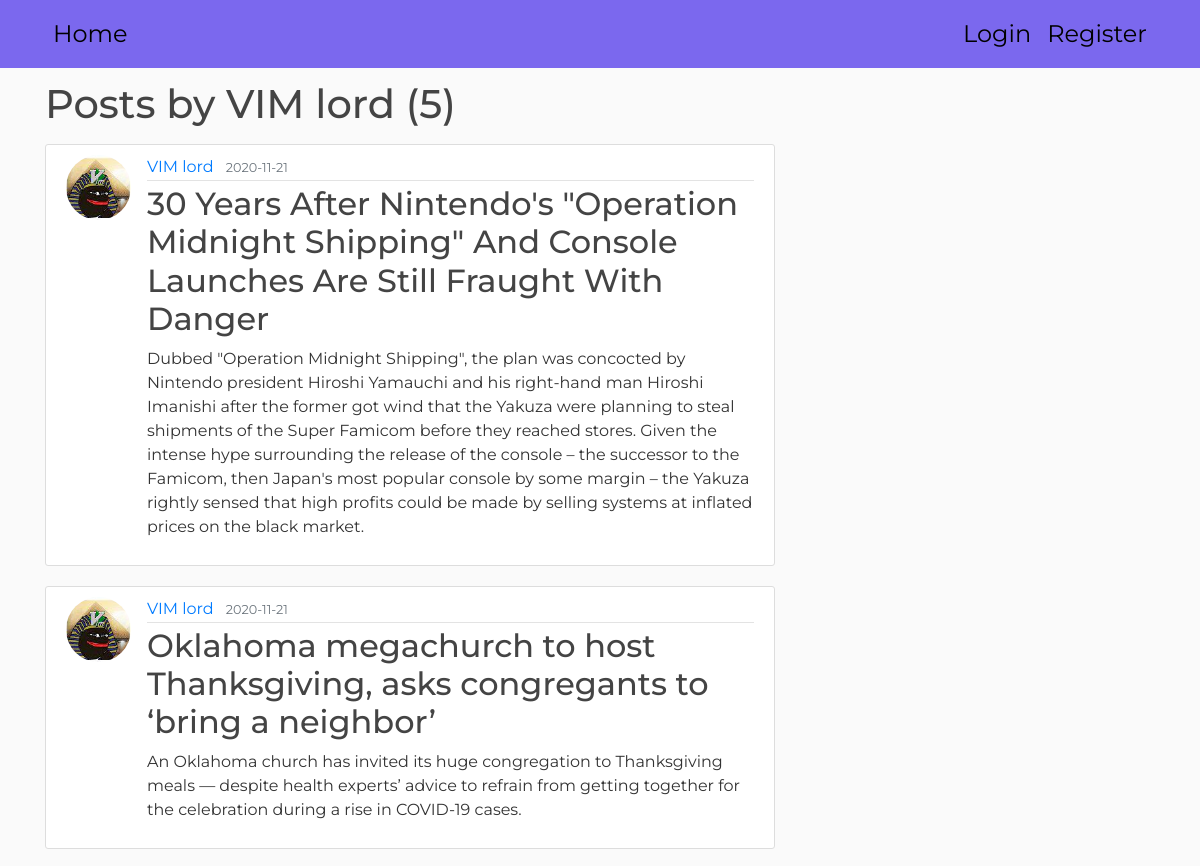
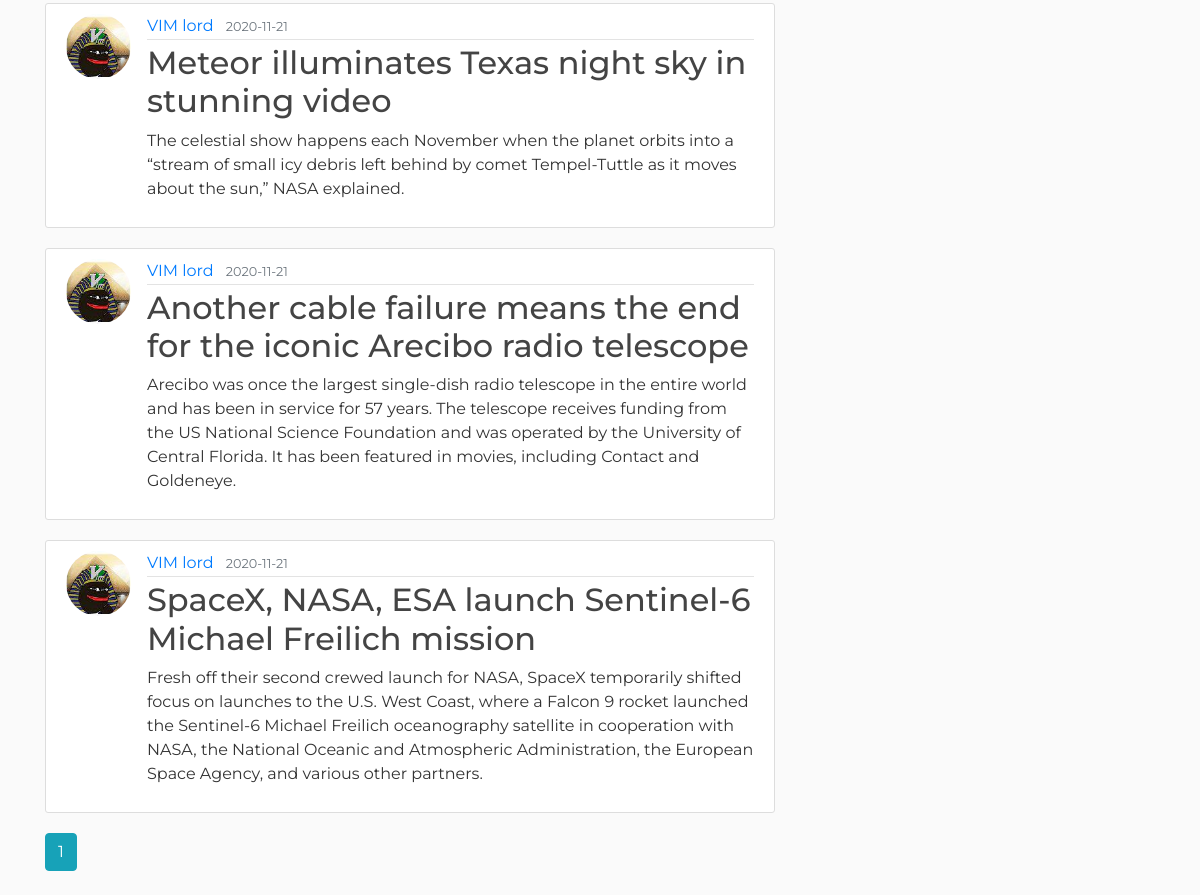
Page /user/VIM lord on the committed database (2 pictures, top to bottom).
### blog/models.py (models this page shows, shortened)
class User(db.Model, UserMixin):
  id = db.Column(db.Integer, primary_key=True ) #primary_key=True unique to each user
  username = db.Column(db.String(20), unique=True, nullable=False)
  email = db.Column(db.String(120), unique=True, nullable=False)
  image_file = db.Column(db.String(20), nullable=False, default='default.jpg')
  password = db.Column(db.String(60), nullable=False) #hashing string will be 60 symb
  posts = db.relationship('Post', backref='author', lazy=True)

class Post(db.Model):
  id = db.Column(db.Integer, primary_key=True )
  title = db.Column(db.String(100), nullable=False)
  date_posted = db.Column(db.DateTime, nullable=False, default=datetime.utcnow)
  content = db.Column(db.Text, nullable=False)
  user_id = db.Column(db.Integer, db.ForeignKey('user.id'), nullable=False)

### blog/routes.py (the view)
@app.route("/user/<string:username>")
def user_posts(username):
    page = request.args.get('page', 1, type=int)
    user = User.query.filter_by(username=username).first_or_404()
    posts = Post.query.filter_by(author=user)\
        .order_by(Post.date_posted.desc())\
        .paginate(page=page, per_page=5)
    return render_template('user_posts.html', posts=posts, user=user)

### blog/templates/user_posts.html
{% extends "layout.html" %} {% block content %}
<h1 class="mb-3">Posts by {{ user.username }} ({{ posts.total }})</h1>
{% for post in posts.items %}
<article class="media content-section">
  <img
    class="rounded-circle article-img"
    src="{{ url_for('static', filename='profile_pics/' + post.author.image_file) }}"
  />
  <div class="media-body">
    <div class="article-metadata">
      <a
        class="mr-2"
        href="{{ url_for('user_posts', username=post.author.username) }}"
        >{{ post.author.username }}</a
      >
      <small class="text-muted"
        >{{ post.date_posted.strftime('%Y-%m-%d') }}</small
      >
    </div>
    <h2>
      <a class="article-title" href="{{ url_for('post', post_id=post.id) }}"
        >{{ post.title }}</a
      >
    </h2>
    <p class="article-content">{{ post.content }}</p>
  </div>
</article>
{% endfor %} {% for page_num in posts.iter_pages(left_edge=1, right_edge=1,
left_current=1, right_current=2) %} {% if page_num %} {% if posts.page ==
page_num %}
<a
  class="btn btn-info mb-4"
  href="{{ url_for('user_posts', username=user.username, page=page_num) }}"
  >{{ page_num }}</a
>
{% else %}
<a
  class="btn btn-outline-info mb-4"
  href="{{ url_for('user_posts', username=user.username, page=page_num) }}"
  >{{ page_num }}</a
>
{% endif %} {% else %} ... {% endif %} {% endfor %} {% endblock content %}

### blog/static/main.css (style rules this page uses)
body { background: #fafafa; color: #333333; margin-top: 5rem; font-family: "Montserrat", sans-serif; }
h1, h2, h3, h4, h5, h6 { color: #444444; }
.content-section { background: #ffffff; padding: 10px 20px; border: 1px solid #dddddd; border-radius: 3px; margin-bottom: 20px; }
.article-title { color: #444444; }
.article-content { white-space: pre-line; }
.article-img { height: 65px; width: 65px; margin-right: 16px; }
.article-metadata { padding-bottom: 1px; margin-bottom: 4px; border-bottom: 1px solid #e3e3e3; }

### rows in the picture
User: username "VIM lord"
Post: image_file (picture), author.username "VIM lord", date_posted "2020-11-21", title "30 Years After Nintendo's \"Operation Midnight Shipping\" And Console Launches Are Still Fraught With Danger", content "Dubbed \"Operation Midnight Shipping\", the plan was concocted by Nintendo president Hiroshi Yamauchi and his right-hand man Hiroshi Imanishi after the former got wind that the Yakuza were planning to steal shipments of the Super Famicom before they reached stores. Given the intense hype surrounding the release of the console – the successor to the Famicom, then Japan's most popular console by some margin – the Yakuza rightly sensed that high profits could be made by selling systems at inflated prices on the black market."
Post: image_file (picture), author.username "VIM lord", date_posted "2020-11-21", title "Oklahoma megachurch to host Thanksgiving, asks congregants to ‘bring a neighbor’", content "An Oklahoma church has invited its huge congregation to Thanksgiving meals — despite health experts’ advice to refrain from getting together for the celebration during a rise in COVID-19 cases."
Post: image_file (picture), author.username "VIM lord", date_posted "2020-11-21", title "Meteor illuminates Texas night sky in stunning video", content "The celestial show happens each November when the planet orbits into a “stream of small icy debris left behind by comet Tempel-Tuttle as it moves about the sun,” NASA explained."
Post: image_file (picture), author.username "VIM lord", date_posted "2020-11-21", title "Another cable failure means the end for the iconic Arecibo radio telescope", content "Arecibo was once the largest single-dish radio telescope in the entire world and has been in service for 57 years. The telescope receives funding from the US National Science Foundation and was operated by the University of Central Florida. It has been featured in movies, including Contact and Goldeneye."
Post: image_file (picture), author.username "VIM lord", date_posted "2020-11-21", title "SpaceX, NASA, ESA launch Sentinel-6 Michael Freilich mission", content "Fresh off their second crewed launch for NASA, SpaceX temporarily shifted focus on launches to the U.S. West Coast, where a Falcon 9 rocket launched the Sentinel-6 Michael Freilich oceanography satellite in cooperation with NASA, the National Oceanic and Atmospheric Administration, the European Space Agency, and various other partners."

### other values in the picture
{{ posts.total }} "5"
{{ page_num }} "1"
